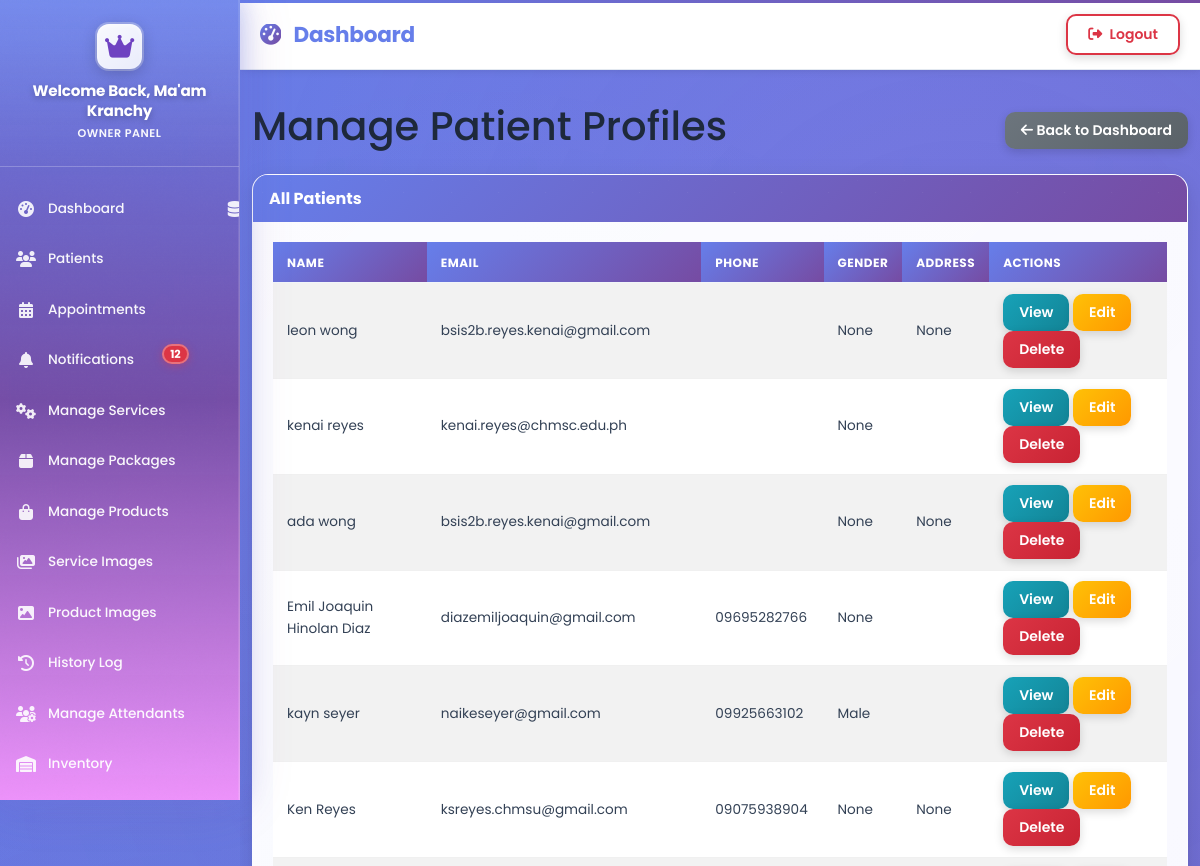
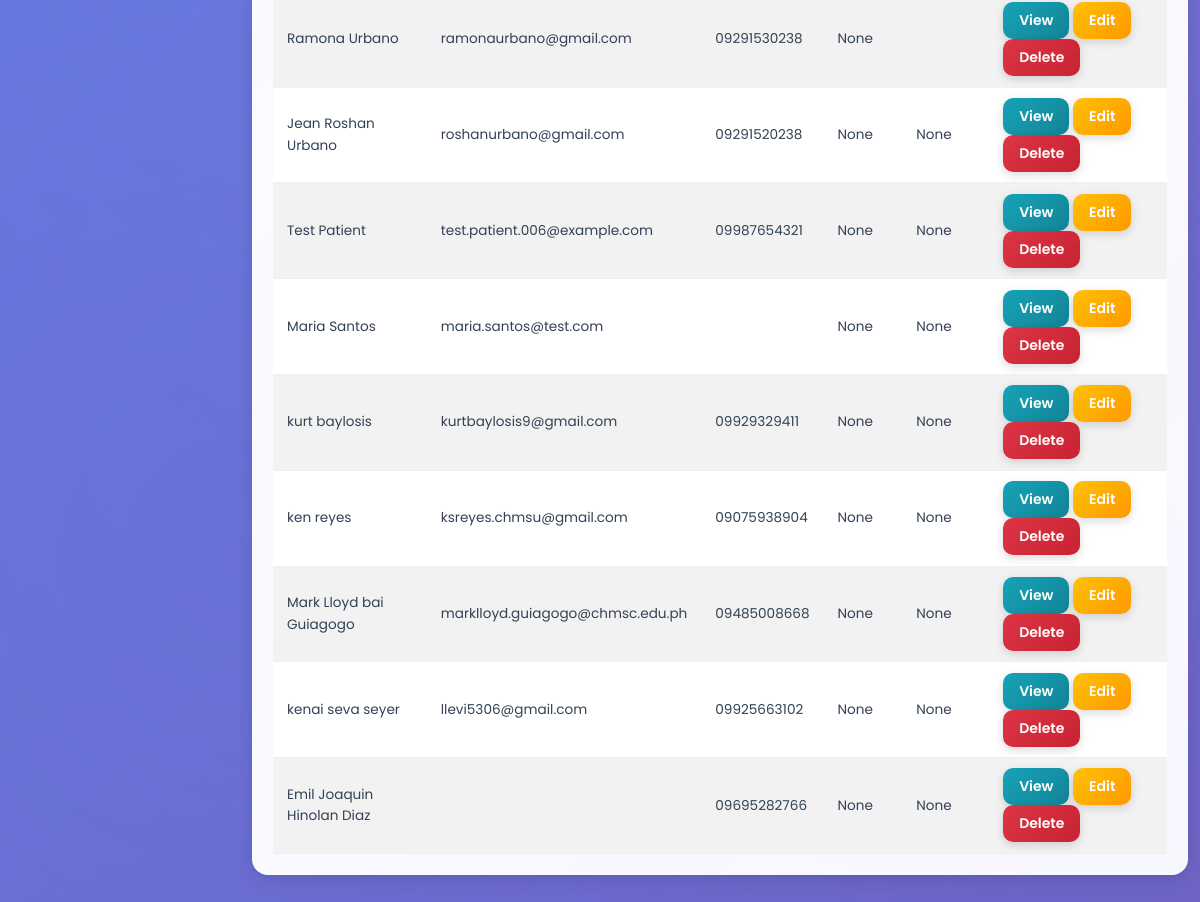
/owner/manage/patient-profiles/ (signed in), run on the app's committed database (2 pictures, top to bottom).
### accounts/models.py (models this page shows, shortened)
class User(AbstractUser):
    USER_TYPE_CHOICES = [
        ('patient', 'Patient'),
        ('admin', 'Staff'),
        ('owner', 'Owner'),
        ('attendant', 'Attendant'),
    ]
    GENDER_CHOICES = [
        ('male', 'Male'),
        ('female', 'Female'),
        ('other', 'Other'),
    ]
    CIVIL_STATUS_CHOICES = [
        ('single', 'Single'),
        ('married', 'Married'),
        ('widowed', 'Widowed'),
        ('divorced', 'Divorced'),
        ('separated', 'Separated'),
    ]
    user_type = models.CharField(max_length=10, choices=USER_TYPE_CHOICES, default='patient')
    phone = models.CharField(
        max_length=20,
        validators=[RegexValidator(
            regex=r'^\+?1?\d{9,15}$',
            message="Phone number must be entered in the format: '+999999999'. Up to 15 digits allowed."
        )],
        blank=True
    )
    middle_name = models.CharField(max_length=255, blank=True, null=True)
    address = models.TextField(blank=True, null=True, help_text="Complete address")
    gender = models.CharField(max_length=10, choices=GENDER_CHOICES, blank=True, null=True)
    civil_status = models.CharField(max_length=10, choices=CIVIL_STATUS_CHOICES, blank=True, null=True)
    birthday = models.DateField(blank=True, null=True)
    occupation = models.CharField(max_length=255, blank=True, null=True)
    profile_picture = models.ImageField(upload_to='profile_pictures/', blank=True, null=True)
    archived = models.BooleanField(default=False)
    created_at = models.DateTimeField(auto_now_add=True)
    updated_at = models.DateTimeField(auto_now=True)
    @property
    def full_name(self):
        return f"{self.first_name} {self.middle_name or ''} {self.last_name}".strip()
    class Meta:
        db_table = 'users'

### owner/views.py (the view, shortened to what this page needs)
# urls.py: path('manage/patient-profiles/', views.owner_manage_patient_profiles, name='manage_patient_profiles'),
@login_required(login_url='/accounts/login/owner/')
@user_passes_test(is_owner, login_url='/accounts/login/owner/')
def owner_manage_patient_profiles(request):
    patients = User.objects.filter(user_type='patient').order_by('-created_at')
    context = {
        'patients': patients,
    }
    return render(request, 'owner/manage_patient_profiles.html', context)

### appointments/context_processors.py (called while the page is built)
def notification_count(request):
    if request.user.is_authenticated:
        if request.user.user_type == 'admin':
            count = Notification.objects.filter(patient__isnull=True, is_read=False).count()
        elif request.user.user_type == 'owner':
            count = Notification.objects.filter(patient__isnull=True, is_read=False).count()
        elif request.user.user_type == 'attendant':
            count = Notification.objects.filter(
                (Q(patient=request.user) | Q(patient__isnull=True)),
                is_read=False
            ).count()
        else:
            count = Notification.objects.filter(patient=request.user, is_read=False).count()
    else:
        count = 0
    return {
        'notification_count': count
    }

### owner/views.py (called while the page is built)
def is_owner(user):
    return user.is_authenticated and user.user_type in ('owner', 'admin')

### templates/owner/manage_patient_profiles.html (shortened to what this page needs)
{% extends 'owner/base.html' %}
{% load static %}
{% block content %}
<div class="container mt-4">
    <div class="d-flex justify-content-between align-items-center mb-4">
        <h1>Manage Patient Profiles</h1>
        <a href="{% url 'owner:dashboard' %}" class="btn btn-secondary">
            <i class="fas fa-arrow-left"></i> Back to Dashboard
        </a>
    </div>
    <div class="card">
        <div class="card-header">
            <h5>All Patients</h5>
        </div>
        <div class="card-body">
            <div class="table-responsive">
                <table class="table table-striped">
                    <thead>
                        <tr>
                            <th>Name</th>
                            <th>Email</th>
                            <th>Phone</th>
                            <th>Gender</th>
                            <th>Address</th>
                            <th>Actions</th>
                        </tr>
                    </thead>
                    <tbody>
                        {% for patient in patients %}
                        <tr>
                            <td>{{ patient.full_name }}</td>
                            <td>{{ patient.email }}</td>
                            <td>{{ patient.phone }}</td>
                            <td>{{ patient.gender|title }}</td>
                            <td>{{ patient.address|truncatechars:30 }}</td>
                            <td>
                                <button class="btn btn-sm btn-info" onclick="viewPatient({{ patient.id }})">View</button>
                                <button class="btn btn-sm btn-warning" onclick="editPatient({{ patient.id }})">Edit</button>
                                <form method="post" style="display: inline;" onsubmit="return confirm('Are you sure you want to delete this patient?')">
                                    <button type="submit" class="btn btn-sm btn-danger">Delete</button>
                                </form>
                            </td>
                        </tr>
                        {% endfor %}
                    </tbody>
                </table>
            </div>
        </div>
    </div>
</div>
{% endblock %}

### static/css/style.css (style rules this page uses)
:root { --primary-color: #6f42c1; --secondary-color: #bb8fce; --dark-color: #2c003e; --light-color: #f4ecf7; }
html { scroll-behavior: smooth; scroll-padding-top: 80px; }
* { scroll-behavior: smooth; }
body { scroll-behavior: smooth; -webkit-overflow-scrolling: touch; }
body { font-family: 'Poppins', sans-serif; color: #333; line-height: 1.6; padding-top: 70px; }

### static/css/owner-ui-improvements.css (style rules this page uses)
:root { --primary-gradient: linear-gradient(135deg, #667eea 0%, #764ba2 100%); --card-shadow: 0 2px 8px rgba(0, 0, 0, 0.08); --card-shadow-hover: 0 8px 20px rgba(102, 126, 234, 0.2); --border-radius: 12px; --spacing-sm: 0.75rem; --spacing-md: 1rem; --spacing-lg: 1.25rem; }
.card { border-radius: var(--border-radius); box-shadow: var(--card-shadow); border: 1px solid rgba(102, 126, 234, 0.1); margin-bottom: var(--spacing-md); transition: all 0.3s ease; }
.card-header { background: var(--primary-gradient); color: white; padding: var(--spacing-md) var(--spacing-lg); border-bottom: none; border-radius: var(--border-radius) var(--border-radius) 0 0; }
.card-header h5 { margin: 0; font-size: 1rem; font-weight: 600; }
.card-body { padding: var(--spacing-lg); }
.d-flex.justify-content-between.align-items-center.mb-4 { margin-bottom: var(--spacing-md) !important; }
.table { font-size: 0.875rem; margin-bottom: 0; }
.table thead th { background: var(--primary-gradient); color: white; padding: 0.75rem; font-size: 0.8125rem; font-weight: 600; border: none; text-transform: uppercase; letter-spacing: 0.5px; }
.table tbody td { padding: 0.75rem; vertical-align: middle; border-bottom: 1px solid #f0f0f0; }
.table tbody tr { transition: background-color 0.2s ease; }
.btn { font-size: 0.875rem; padding: 0.5rem 1rem; border-radius: 8px; font-weight: 600; transition: all 0.3s ease; border: none; }
.btn-sm { padding: 0.375rem 0.75rem; font-size: 0.8125rem; }
.btn-secondary { background: linear-gradient(135deg, #6c757d 0%, #5a6268 100%); color: white; }
.btn-warning { background: linear-gradient(135deg, #ffc107 0%, #ff9800 100%); color: white; }
.btn-danger { background: linear-gradient(135deg, #dc3545 0%, #c82333 100%); color: white; }
.btn-info { background: linear-gradient(135deg, #17a2b8 0%, #138496 100%); color: white; }
.mb-4 { margin-bottom: 1rem !important; }
.mt-4 { margin-top: 1rem !important; }

### data on the page
User: full_name "leon wong", email "bsis2b.reyes.kenai@gmail.com", gender "None", address "None"
User: full_name "kenai reyes", email "kenai.reyes@chmsc.edu.ph", gender "None"
User: full_name "ada wong", email "bsis2b.reyes.kenai@gmail.com", gender "None", address "None"
User: full_name "Emil Joaquin Hinolan Diaz", email "diazemiljoaquin@gmail.com", phone "09695282766", gender "None"
User: full_name "kayn seyer", email "naikeseyer@gmail.com", phone "09925663102", gender "Male"
User: full_name "Ken Reyes", email "ksreyes.chmsu@gmail.com", phone "09075938904", gender "None", address "None"
User: full_name "Ramona Urbano", email "ramonaurbano@gmail.com", phone "09291530238", gender "None"
User: full_name "Jean Roshan Urbano", email "roshanurbano@gmail.com", phone "09291520238", gender "None", address "None"
User: full_name "Test Patient", email "test.patient.006@example.com", phone "09987654321", gender "None", address "None"
User: full_name "Maria Santos", email "maria.santos@test.com", gender "None", address "None"
User: full_name "kurt baylosis", email "kurtbaylosis9@gmail.com", phone "09929329411", gender "None", address "None"
User: full_name "ken reyes", email "ksreyes.chmsu@gmail.com", phone "09075938904", gender "None", address "None"
User: full_name "Mark Lloyd bai Guiagogo", email "marklloyd.guiagogo@chmsc.edu.ph", phone "09485008668", gender "None", address "None"
User: full_name "kenai seva seyer", email "llevi5306@gmail.com", phone "09925663102", gender "None", address "None"
User: full_name "Emil Joaquin Hinolan Diaz", phone "09695282766", gender "None", address "None"

### other printed values
{{ notification_count }} "12"
